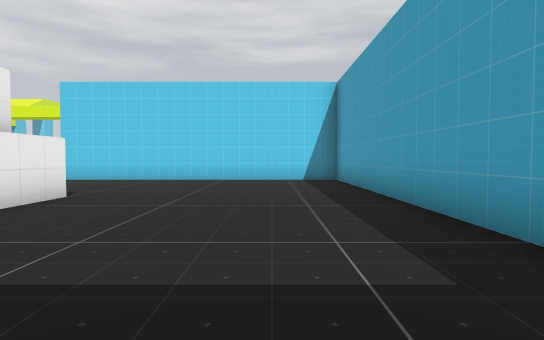
View 1 (above)

12 first-person views from a walk through a scene from a Unity 3-D project. The camera is 1.3 m above the floor, tilts 2° down and sees 80° across. The floor is counted in squares, 2 m on a side. Each view is taken from the middle of a square. On the plan, view 1 faces up. The plan holds only what a view shows up to about 10 squares ahead; the rest is blank. The place goes on beyond the plan. The player is left out.

View 2
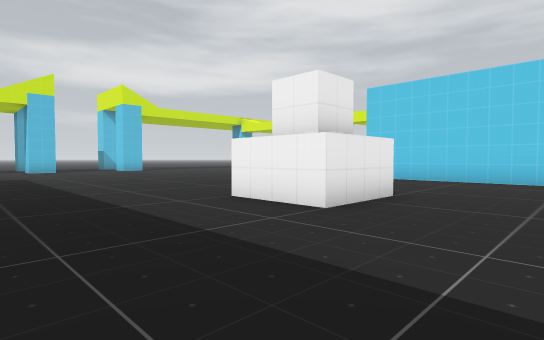

View 3
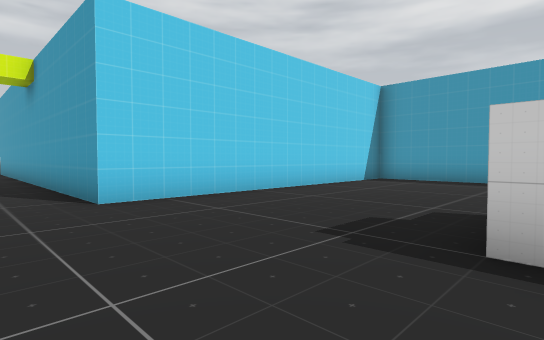

View 4
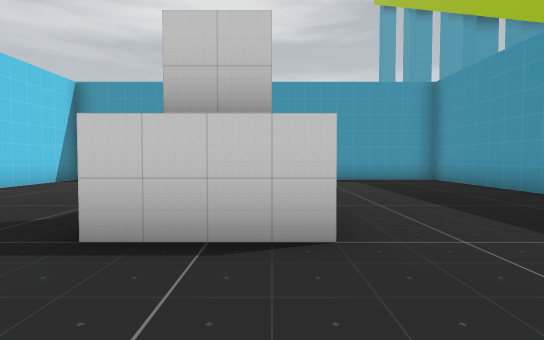

View 5
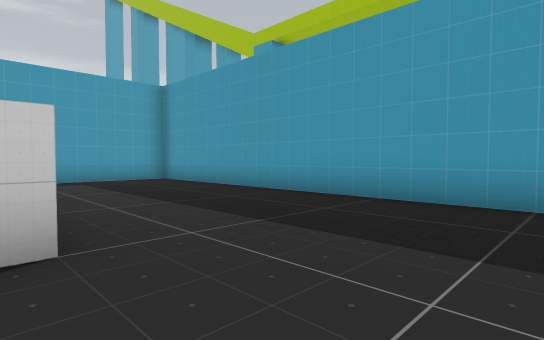

View 6
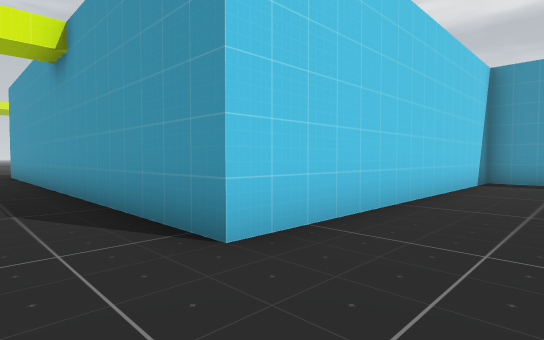

View 7
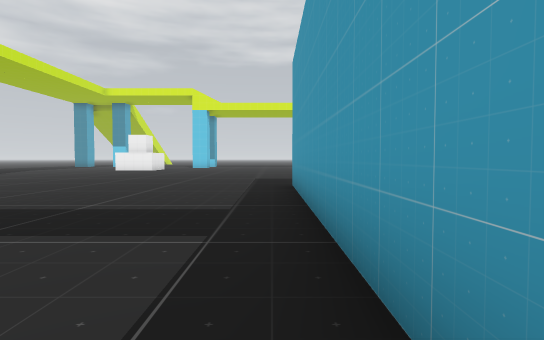

View 8
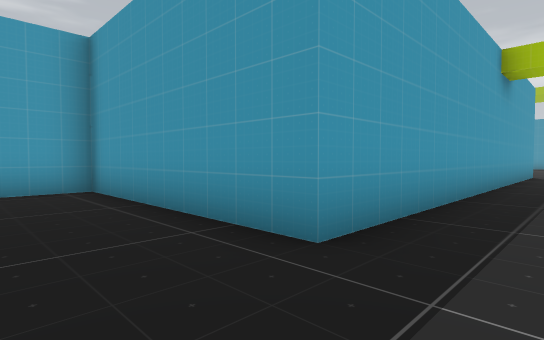

View 9
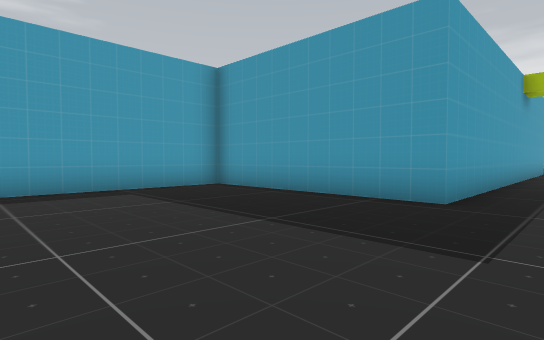

View 10
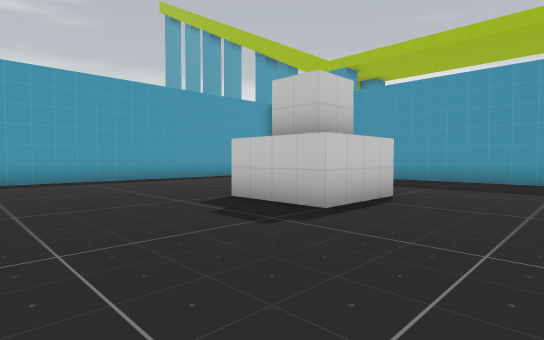

View 11
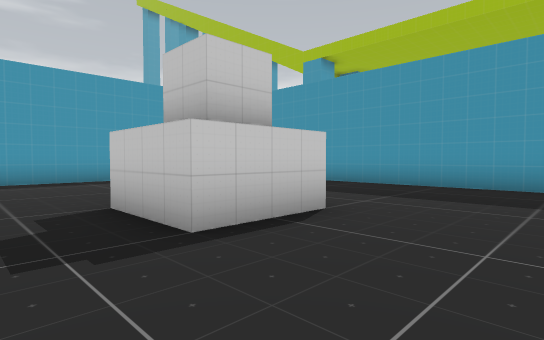

View 12
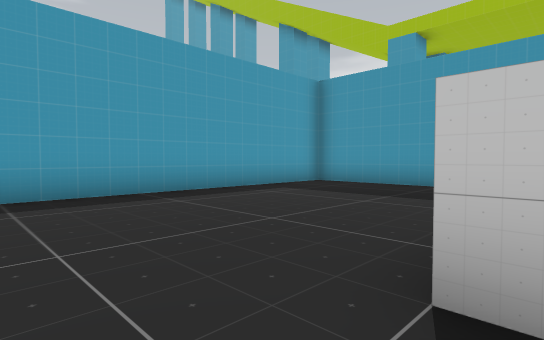

### Floor plan
Points are (right, up) in squares from view 1. A wall is a line through its corners. A room is listed if a view was taken in it or the views show most of it. See-through windows are left out.
Room 1 (views 1, 2, 3, 4, 5, 6, 7, 10, 11, 12)
walls: (-3.5, 5.5) (-3.5, 3.5) (-5.5, 3.5) (-5.5, 5.5) (-3.5, 5.5); (-7.6, -1) (2, -1) (2, 10) (-6.5, 10) (-6.5, 22)
ways out: opening at (-7.5, 23.5) to room 2
Room 2 (views 8, 9)
walls: (-6.5, 22) (-1, 22) (-1, 26.5)
ways out: opening at (-7.5, 23.5) to room 1

Where each view was taken, in squares from view 1:
view 1: 0 up, 0 right, facing up
view 2: 0 up, 1 left, facing up-left
view 3: 5 up, 8 left, facing up-right
view 4: 4 up, 8 left, facing right
view 5: 4 up, 8 left, facing down-right
view 6: 8 up, 8 left, facing up-right
view 7: 14 up, 7 left, facing up
view 8: 24 up, 8 left, facing down-right
view 9: 27 up, 8 left, facing down-right
view 10: 9 up, 8 left, facing down-right
view 11: 7 up, 8 left, facing down-right
view 12: 7 up, 4 left, facing down-right
